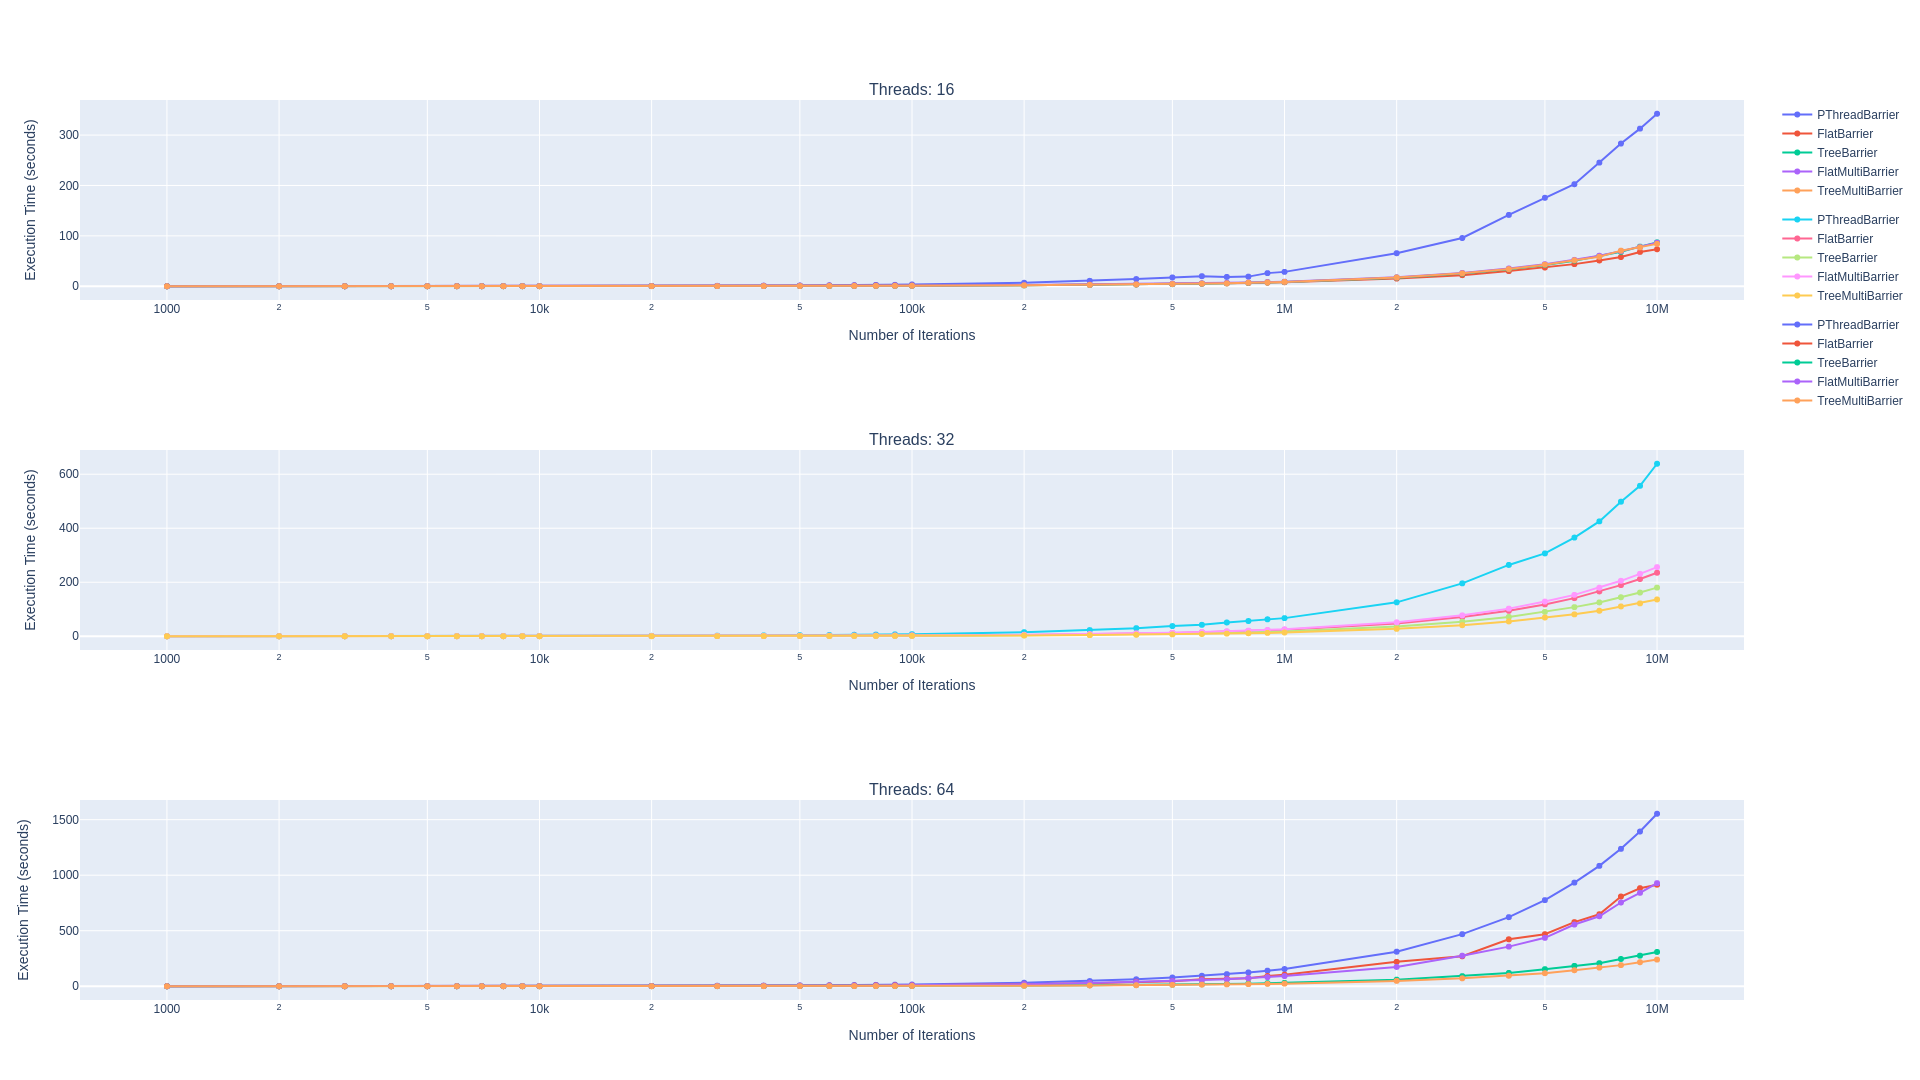

Generate this figure with Python:
import subprocess
import csv
import plotly.graph_objs as go
import plotly.subplots as ps
import plotly.io as pio

def RunSpeedTest(program, threads, iterations):
    print(f"Running test {program} with {threads} threads and {iterations} iterations")
    if "Multi" in program:
        iterations /= 2
    command = f"/usr/bin/time -f '%e' ../build/{program} {threads} {iterations}"
    output = subprocess.check_output(command, shell=True, stderr=subprocess.STDOUT)
    output = output.decode("utf-8")
    return float(output)

def RunAllTests(programs, threads, iterations):
    results = {program: [] for program in programs}
    for program in programs:
        for t in threads:
            for i in iterations:
                time_taken = RunSpeedTest(program, t, i)
                results[program].append((t, i, time_taken))
    return results

def WriteCSV(results):
    print("Writing CSV Data")
    with open("Speed.csv", "w", newline="") as csvfile:
        fieldnames = ["Program", "Threads", "Iterations", "Execution Time (seconds)"]
        writer = csv.DictWriter(csvfile, fieldnames=fieldnames)

        writer.writeheader()
        for program, data in results.items():
            for item in data:
                writer.writerow({"Program": program, "Threads": item[0], "Iterations": item[1], "Execution Time (seconds)": item[2]})

def ReadCSV():
    results = {}
    with open("Speed.csv", "r", newline="") as csvfile:
        reader = csv.DictReader(csvfile)
        for row in reader:
            program = row["Program"]
            threads = int(row["Threads"])
            iterations = int(row["Iterations"])
            time_taken = float(row["Execution Time (seconds)"])
            if program not in results:
                results[program] = []
            results[program].append((threads, iterations, time_taken))
    return results

def PlotResults(results):
    print("Plotting Results")
    unique_threads = sorted(list(set([item[0] for sublist in results.values() for item in sublist])))
    fig = ps.make_subplots(rows=len(unique_threads), cols=1, subplot_titles=[f"Threads: {threads}" for threads in unique_threads])

    for i, threads in enumerate(unique_threads):
        traces = []
        for program, data in results.items():
            x_values = [item[1] for item in data if item[0] == threads]
            y_values = [item[2] for item in data if item[0] == threads]
            trace = go.Scatter(
                x=x_values,
                y=y_values,
                mode="lines+markers",
                name=program,
                legendgroup=threads
            )
            traces.append(trace)
        for trace in traces:
            fig.add_trace(trace, row=i+1, col=1)
        fig.update_xaxes(title_text="Number of Iterations", type="log", row=i+1, col=1)
        fig.update_yaxes(title_text="Execution Time (seconds)", row=i+1, col=1)

    # Set the image width and height
    fig.update_layout(width=1920, height=1080*len(unique_threads), showlegend=True)
    pio.write_image(fig, "Speed.png", height=1080, width=1920)

if __name__ == "__main__":
    programs = ["PThreadBarrier", "FlatBarrier", "TreeBarrier", "FlatMultiBarrier", "TreeMultiBarrier"]
    threads = [2**i for i in range(4, 7)]  # Powers of 2 from 2 to 64
    iterations_cycle = [i for i in range(1, 10)]
    iterations = []
    for i in range(3, 7):
        for j in iterations_cycle:
            iterations.append(j * 10 ** i)
    iterations.append(iterations_cycle[0] * 10 ** 7)
    
    results = RunAllTests(programs, threads, iterations)
    WriteCSV(results)
    PlotResults(results)
